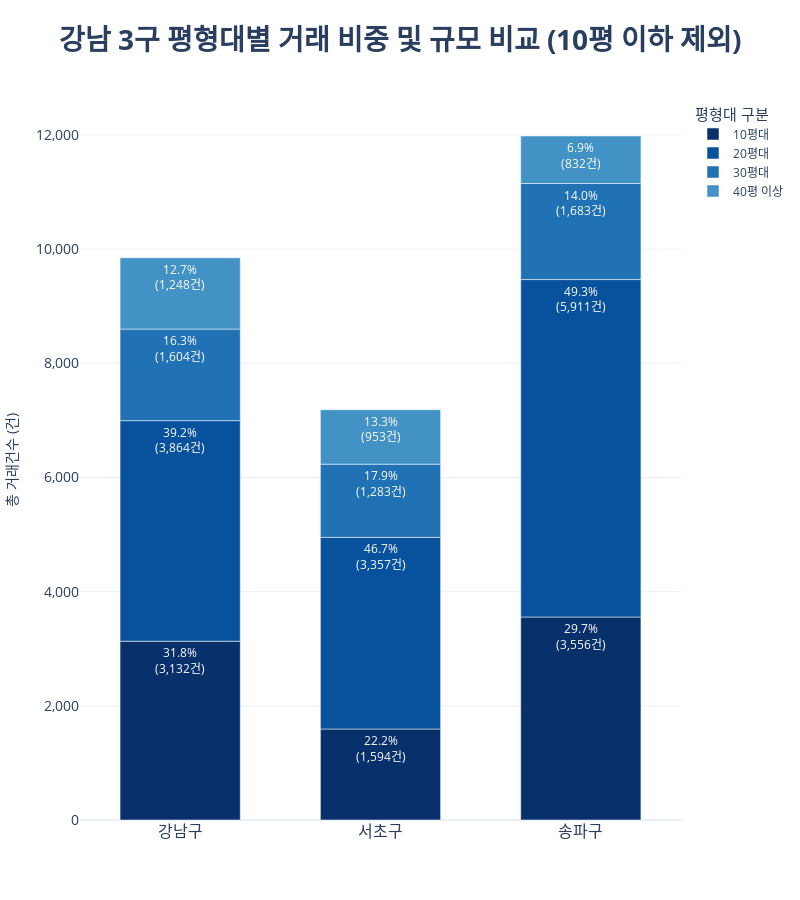

Write notebook code for a chart like this one.
### Code cell
import plotly.express as px  # 시각화 라이브러리를 가져옵니다.

# 1. 10평 이하 데이터 제거 (Filtering)
plot_df_filtered = plot_df[plot_df['평형구분'] != '10평 이하'].copy() # '10평 이하'를 제외한 데이터만 추출합니다.

# 2. 각 자치구 내에서의 비율(%) 계산
total_counts = plot_df_filtered.groupby('자치구명')['거래건수'].transform('sum') # 각 구별 총합을 구합니다.
plot_df_filtered['비율'] = (plot_df_filtered['거래건수'] / total_counts * 100).round(1) # 백분율을 계산합니다.

# 3. 그래프에 표시할 텍스트 라벨 생성 (예: 60%(3864건))
plot_df_filtered['라벨'] = plot_df_filtered.apply(
    lambda row: f"{row['비율']}%<br>({int(row['거래건수']):,}건)", axis=1 # 라벨 형식을 지정합니다.
)

# 4. 누적 막대 그래프 생성 및 색상 변경
fig = px.bar(
    plot_df_filtered, # 필터링된 데이터를 사용합니다.
    x='자치구명', # 가로축입니다.
    y='거래건수', # 세로축 높이는 거래건수 기준입니다.
    color='평형구분', # 색상 구분 기준입니다.
    text='라벨', # 라벨을 막대 위에 표시합니다.
    title='<b>강남 3구 평형대별 거래 비중 및 규모 비교 (10평 이하 제외)</b>', # 제목 설정입니다.
    # 색상 팔레트 변경: 연한 파랑(낮은 평형)에서 진한 파랑(높은 평형)으로 변경
    color_discrete_sequence=px.colors.sequential.Blues_r, # Blues_r은 색상이 역순으로 적용되어, # (작은 평수 -> 연한 색, 큰 평수 -> 진한 색)
                                                         # 낮은 평수부터 진한 파란색이 되도록 합니다. 
                                                         # 만약 연한 파랑부터 시작하려면 Blues를 사용하세요.
    template='plotly_white' # 배경을 흰색으로 설정합니다.
)

# 5. 상세 레이아웃 업데이트
fig.update_layout(
    title=dict(font=dict(size=28), x=0.5), # 제목 크기 및 위치 조정입니다.
    width=800, # 그래프 너비를 슬림하게 조정합니다.
    height=900, # 그래프 높이를 키워 시인성을 확보합니다.
    xaxis=dict(title="", tickfont=dict(size=16)), # X축 제목 제거 및 글자 크기 조정입니다.
    yaxis=dict(title="총 거래건수 (건)", tickformat=",d", tickfont=dict(size=14)), # Y축 숫자 콤마 표시입니다.
    legend_title=dict(text="평형대 구분", font=dict(size=15)), # 범례 설정입니다.
    bargap=0.4 # 막대 사이의 간격을 벌립니다.
)

# 막대 내부 텍스트 스타일 조정
fig.update_traces(textposition='inside', textfont_size=12, textfont_color='white') # 텍스트 색상을 검정색으로 지정하여 가독성을 높입니다.

fig.show() # 최종 결과물을 출력합니다.

### Figure 1 — Plotly figure (JSON) as saved in the notebook; plotly's stock layout.template omitted (floating-point values rounded to 4 significant figures)
{"data": [{"hovertemplate": "평형구분=10평대<br>자치구명=%{x}<br>거래건수=%{y}<br>라벨=%{text}<extra></extra>", "legendgroup": "10평대", "marker": {"color": "rgb(8,48,107)", "pattern": {"shape": ""}}, "name": "10평대", "orientation": "v", "showlegend": true, "text": ["31.8%<br>(3,132건)", "22.2%<br>(1,594건)", "29.7%<br>(3,556건)"], "textfont": {"color": "white", "size": 12}, "textposition": "inside", "type": "bar", "x": ["강남구", "서초구", "송파구"], "xaxis": "x", "y": [3132, 1594, 3556], "yaxis": "y"}, {"hovertemplate": "평형구분=20평대<br>자치구명=%{x}<br>거래건수=%{y}<br>라벨=%{text}<extra></extra>", "legendgroup": "20평대", "marker": {"color": "rgb(8,81,156)", "pattern": {"shape": ""}}, "name": "20평대", "orientation": "v", "showlegend": true, "text": ["39.2%<br>(3,864건)", "46.7%<br>(3,357건)", "49.3%<br>(5,911건)"], "textfont": {"color": "white", "size": 12}, "textposition": "inside", "type": "bar", "x": ["강남구", "서초구", "송파구"], "xaxis": "x", "y": [3864, 3357, 5911], "yaxis": "y"}, {"hovertemplate": "평형구분=30평대<br>자치구명=%{x}<br>거래건수=%{y}<br>라벨=%{text}<extra></extra>", "legendgroup": "30평대", "marker": {"color": "rgb(33,113,181)", "pattern": {"shape": ""}}, "name": "30평대", "orientation": "v", "showlegend": true, "text": ["16.3%<br>(1,604건)", "17.9%<br>(1,283건)", "14.0%<br>(1,683건)"], "textfont": {"color": "white", "size": 12}, "textposition": "inside", "type": "bar", "x": ["강남구", "서초구", "송파구"], "xaxis": "x", "y": [1604, 1283, 1683], "yaxis": "y"}, {"hovertemplate": "평형구분=40평 이상<br>자치구명=%{x}<br>거래건수=%{y}<br>라벨=%{text}<extra></extra>", "legendgroup": "40평 이상", "marker": {"color": "rgb(66,146,198)", "pattern": {"shape": ""}}, "name": "40평 이상", "orientation": "v", "showlegend": true, "text": ["12.7%<br>(1,248건)", "13.3%<br>(953건)", "6.9%<br>(832건)"], "textfont": {"color": "white", "size": 12}, "textposition": "inside", "type": "bar", "x": ["강남구", "서초구", "송파구"], "xaxis": "x", "y": [1248, 953, 832], "yaxis": "y"}], "layout": {"bargap": 0.4, "barmode": "relative", "height": 900, "legend": {"title": {"font": {"size": 15}, "text": "평형대 구분"}, "tracegroupgap": 0}, "title": {"font": {"size": 28}, "text": "<b>강남 3구 평형대별 거래 비중 및 규모 비교 (10평 이하 제외)</b>", "x": 0.5}, "width": 800, "xaxis": {"anchor": "y", "domain": [0, 1], "tickfont": {"size": 16}, "title": {"text": ""}}, "yaxis": {"anchor": "x", "domain": [0, 1], "tickfont": {"size": 14}, "tickformat": ",d", "title": {"text": "총 거래건수 (건)"}}}}
